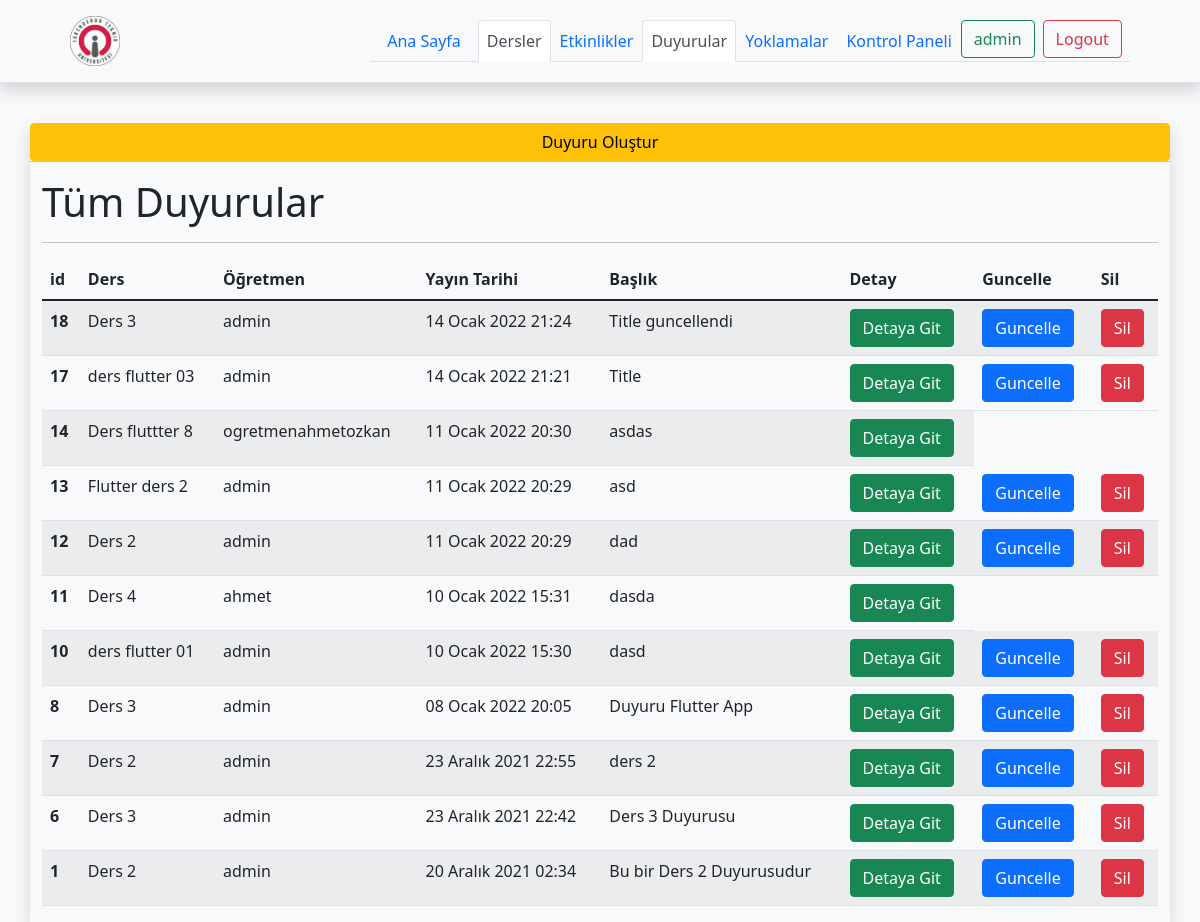
Page /lessons/announcements/ (signed in) on the committed database.
### lessons/models.py (models this page shows, shortened)
class Announcement(models.Model):
    lesson = models.ForeignKey(Lesson,on_delete=models.CASCADE)
    title = models.CharField(max_length=128)
    description = RichTextField()
    date = models.DateTimeField(auto_now=True)
    avaliable = models.BooleanField(default =True)

class Lesson(models.Model):
    teacher = models.ForeignKey(User, null=True,on_delete=models.CASCADE)
    name = models.CharField(max_length=128,unique=True)
    image  = models.ImageField(upload_to="lessons/%Y/%m/%d/",default = "lessons/default_lesson_image.png")
    description = models.TextField(blank=True,null=True)
    students = models.ManyToManyField(User, blank=True,related_name='lesson_joined')
    date = models.DateTimeField(auto_now=True)
    avaliable = models.BooleanField(default =True)
    def __str__(self):
        return self.name

### lessons/views.py (the view)
# urls.py: path("announcements/",views.announcement_list,name = 'announcements'),
def announcement_list(request):
    current_user = request.user
    lessons = current_user.lesson_joined.all()
    announcements = Announcement.objects.filter(lesson__in =lessons).order_by('-date')
    context = {
        'announcements':announcements,
    }
    return render(request,'announcements/announcements.html',context)

### templates/announcements/announcements.html
{% extends "base.html" %}
{% load static %}
{% block body %}
<div class="container shadow">
    <div class="row">
      {% if request.user.is_authenticated  %}
      {% if request.user.is_staff %}
<a href="{% url 'announcement_add' %}" class="btn btn-warning">Duyuru Oluştur</a><hr>
{% endif %}
{% endif %}
        <div class="col">
            <H1 >Tüm Duyurular</H1>
            <hr>
            <div class="table-responsive">
            <table class="table table-striped table-hover">
                <thead>
                  <tr>
                    <th scope="col">id</th>
                    <th scope="col">Ders</th>
                    <th scope="col">Öğretmen</th>
                    <th scope="col">Yayın Tarihi</th>
                    <th scope="col">Başlık</th>
                    <th scope="col">Detay</th>
                    {% if request.user.is_authenticated  %}
                    {% if request.user.is_staff %}
                    <th scope="col">Guncelle</th>
                    <th scope="col">Sil</th>
                    {% endif %}
                    {% endif %}
                  </tr>
                </thead>
                <tbody>
                    {% for announcement in announcements %}
                  <tr>
                    <th scope="row"> {{announcement.id}}</th>
                    <td>{{announcement.lesson}}</td>
                    <td>{{announcement.lesson.teacher}}</td>
                    <td>{{announcement.date}}</td>
                    <td>{{announcement.title}}</td>
                    <td><a href="{% url 'announcement_detail' announcement.id %}" class="btn btn-success">
                        Detaya Git</a></td>
                        {% if request.user.is_authenticated  %}
                        {% if request.user == announcement.lesson.teacher %}
                        {% if request.user.is_staff %}
                        <td><a href="{% url 'announcement_update' announcement.id %}" class="btn btn-primary">
                          Guncelle</a></td>
                          <td><a href="{% url 'announcement_delete' announcement.id %}" class="btn btn-danger">
                            Sil</a></td>
                            {% endif %}
                            {% endif %}
                            {% endif %}
                  </tr>
                    {% endfor %}
                </tbody>
              </table>
            </div>
</div>
</div>
</div>
</div>
{% endblock body %}

### templates/includes/navbar-base.html (shortened to what this page needs)
{% load static %}
    <header class="%100 % bg-light shadow d-flex flex-wrap align-items-center justify-content-center py-3 mb-4 border-bottom">
      <a href="{% url 'index'%}" class="d-flex align-items-center col-md-3 mb-2 mb-md-0 text-dark text-decoration-none">
        <img width="50" height="50"src={%  static 'images/iste_arma.png' %} alt="">
      </a>
      <ul class="nav nav-tabs col-12 col-md-auto mb-2 justify-content-center mb-md-0">
        <li class="nav-item  "><a href="{% url 'index' %}" class="nav-link   {% if '/' == request.path %}  active link-secondary   {% endif %}">Ana Sayfa</a></li>
        <li><a href="{% url 'lessons' %}" class="nav-link px-2 {% if 'lessons' in request.path %}  active link-secondary  {% endif %} ">Dersler</a></li>
        <li><a href="{% url 'events' %}" class="nav-link px-2 {% if 'events' in request.path %} active link-secondary   {% endif %}">Etkinlikler</a></li>
 {% if request.user.is_authenticated %}
 <li><a href="{% url 'announcements' %}" class="nav-link px-2 {% if 'announcements' in request.path %} active link-secondary   {% endif %}">Duyurular</a></li>
 <li><a href="{% url 'attendances' %}" class="nav-link px-2 {% if 'attendances' in request.path %} active link-secondary   {% endif %}">Yoklamalar</a></li>
      <li class="nav-item active">
   <a class="nav-link  px-2  {% if 'dashboard' in request.path %}  active link-secondary  {% endif %} " href="{% url 'dashboard' %}">Kontrol Paneli</a>
  </li>
  <li class="nav-item active">
       <a class="btn btn-outline-success me-2" href="">{{request.user.username}}</a>
</li>
       <li class="nav-item active ">
   <a href="{% url 'logout'%}" class="btn btn-outline-danger me-2">Logout</a>
</li>
{% endif %}
    </header>

### rows in the picture
Announcement: id "18", lesson "Ders 3", lesson.teacher "admin", date "14 Ocak 2022 21:24", title "Title guncellendi", shows "Guncelle"
Announcement: id "17", lesson "ders flutter 03", lesson.teacher "admin", date "14 Ocak 2022 21:21", title "Title", shows "Guncelle"
Announcement: id "14", lesson "Ders fluttter 8", lesson.teacher "ogretmenahmetozkan", date "11 Ocak 2022 20:30", title "asdas"
Announcement: id "13", lesson "Flutter ders 2", lesson.teacher "admin", date "11 Ocak 2022 20:29", title "asd", shows "Guncelle"
Announcement: id "12", lesson "Ders 2", lesson.teacher "admin", date "11 Ocak 2022 20:29", title "dad", shows "Guncelle"
Announcement: id "11", lesson "Ders 4", lesson.teacher "ahmet", date "10 Ocak 2022 15:31", title "dasda"
Announcement: id "10", lesson "ders flutter 01", lesson.teacher "admin", date "10 Ocak 2022 15:30", title "dasd", shows "Guncelle"
Announcement: id "8", lesson "Ders 3", lesson.teacher "admin", date "08 Ocak 2022 20:05", title "Duyuru Flutter App", shows "Guncelle"
Announcement: id "7", lesson "Ders 2", lesson.teacher "admin", date "23 Aralık 2021 22:55", title "ders 2", shows "Guncelle"
Announcement: id "6", lesson "Ders 3", lesson.teacher "admin", date "23 Aralık 2021 22:42", title "Ders 3 Duyurusu", shows "Guncelle"
Announcement: id "1", lesson "Ders 2", lesson.teacher "admin", date "20 Aralık 2021 02:34", title "Bu bir Ders 2 Duyurusudur", shows "Guncelle"

### other values in the picture
{{ request.user.username }} "admin"
